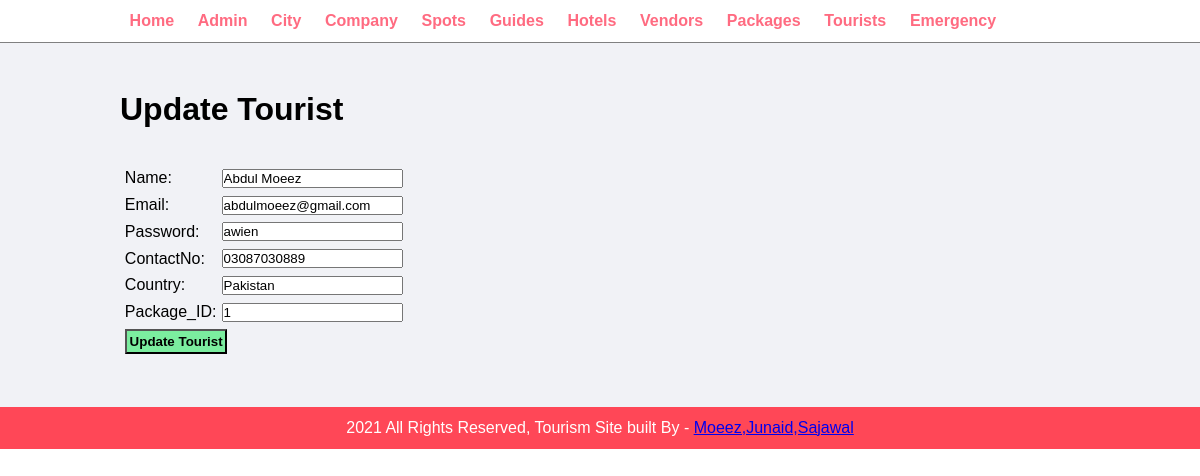
The page /admin/update-tourist.php?id=1 on the database its author committed.
### tables this page shows
CREATE TABLE `tourist` (
  `ID` int(11) NOT NULL,
  `Name` varchar(30) NOT NULL,
  `Email` varchar(30) NOT NULL,
  `Password` varchar(255) NOT NULL,
  `ContactNo` varchar(20) NOT NULL,
  `Country` varchar(20) DEFAULT NULL,
  `Package_ID` int(11) NOT NULL
);

### admin/update-tourist.php (the view, shortened to what this page needs)
<?php include('partial/menu.php'); ?>
<div class="main-content">
    <div class="wrapper">
        <h1>Update Tourist</h1>
        <br><br>
        <?php
            $id=$_GET['id'];
            $sql="SELECT * FROM tourist WHERE ID=$id";
            $res= mysqli_query($conn, $sql);
            if($res==true)
            {
                $count = mysqli_num_rows($res);
               if($count==1)
                {
                    $rows=mysqli_fetch_assoc($res);
					$Name=$rows['Name'];
					$Email=$rows['Email'];
					$Password=$rows['Password'];
					$ContactNo=$rows['ContactNo'];
					$Country=$rows['Country'];
					$Package_ID=$rows['Package_ID'];
                }
                else
                {
                    header('location:'.SITEURL.'admin/manage-tourist.php');
                }
            }
        ?>
        <form action="" method="POST">
            <table class="tbl-30">
                <tr>
                    <td>Name: </td>
                    <td>
                        <input type="text" name="Name" value="<?php echo $Name; ?>">
                    </td>
                </tr>
                <tr>
                    <td>Email: </td>
                    <td>
                        <input type="text" name="Email" value="<?php echo $Email; ?>">
                    </td>
                </tr>
				<tr>
                    <td>Password: </td>
                    <td>
                        <input type="text" name="Password" value="<?php echo $Password; ?>">
                    </td>
                </tr>
				<tr>
                    <td>ContactNo: </td>
                    <td>
                        <input type="text" name="ContactNo" value="<?php echo $ContactNo; ?>">
                    </td>
                </tr>
				<tr>
                    <td>Country: </td>
                    <td>
                        <input type="text" name="Country" value="<?php echo $Country; ?>">
                    </td>
                </tr>
				<tr>
                    <td>Package_ID: </td>
                    <td>
                        <input type="text" name="Package_ID" value="<?php echo $Package_ID; ?>">
                    </td>
                </tr>
                <tr>
                    <td colspan="2">
                        <input type="submit" name="submit" value="Update Tourist" class="btn-secondary">
                    </td>
                </tr>
            </table>
        </form>
    </div>
</div>
<?php include('partial/footer.php'); ?>

### css/admin.css (style rules this page uses)
* { margin: 0; padding: 0; font-family: Arial, Helvetica, sans-serif; }
.wrapper { padding: 1%; width: 80%; margin: 0 auto; }
.tbl-30 { width: 30%; }
table tr td { padding: 1%; }
.btn-secondary { background-color: #7bed9f; padding: 1%; color: black; text-decoration: none; font-weight: bold; }
.main-content { background-color: #f1f2f6; padding: 3% 0; }

### rows shown on the page
tourist: Name "Abdul Moeez", Email "abdulmoeez@gmail.com", Password "awien", ContactNo "03087030889", Country "Pakistan", Package_ID "1"
